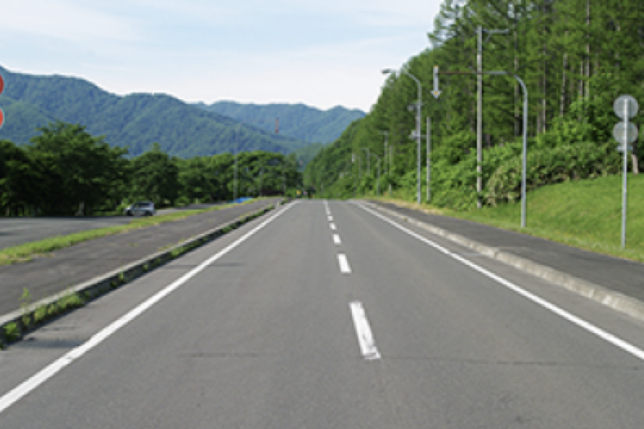
#> input picture data/task_line_detection/images/test_image.png, 644 x 429 px
$ python line_detect_by_PHT.py ../images/test_image.png
#> lines starting #> are read from the running program, lines starting #| are printed output that depends on the picture; after the words box and inside, x2 and y2 are one past the last pixel; in counts of white or black regions, pixels touching at a corner belong together
import numpy as np
import cv2, os, sys

argv = sys.argv
argc = len(argv)

print('%s detects line in the image by PHT' % argv[0])
print('[usage] python %s <image>' % argv[0])

if argc < 2:
    quit()

# 画像読み込み → グレースケール化
img = cv2.imread(argv[1])
#> img is the input picture: shape (429, 644, 3); mean B, G, R 124.3, 135.5, 126.5
gray = cv2.cvtColor(img, cv2.COLOR_BGR2GRAY)
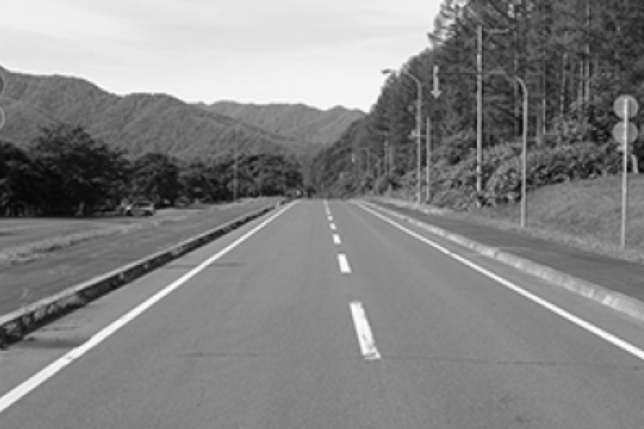
#> gray: shape (429, 644); min 6, max 255, mean 131.5

# エッジ検出
edges = cv2.Canny(gray, 50, 150, apertureSize=3)
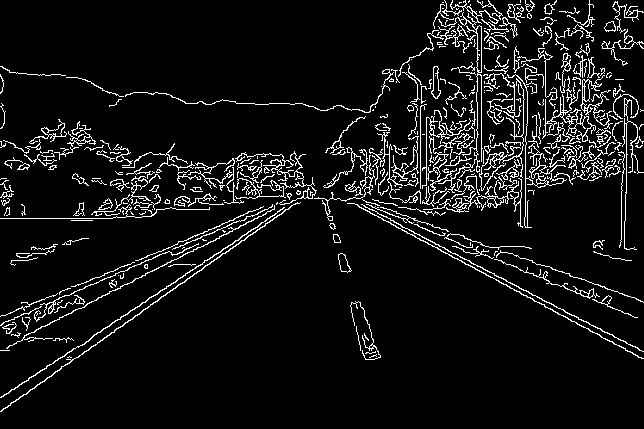
#> edges: shape (429, 644); 7.4% white in thin lines or dots

# 確率的ハフ変換（PHT）による直線検出
# パラメータ: (画像, 距離解像度, 角度解像度, 閾値, 最小線長, 最大線隙間)
lines = cv2.HoughLinesP(edges, rho=1, theta=np.pi/180, threshold=100, minLineLength=100, maxLineGap=10)
#> lines = 51 rows, first 6: [24, 336, 285, 203], [3, 408, 314, 190], [58, 298, 274, 206], [352, 203, 599, 334], [44, 369, 283, 208], [53, 296, 262, 207]

# 検出した直線を元の画像に描画
if lines is not None:
    for line in lines:
        x1, y1, x2, y2 = line[0]
        # 赤色（BGR: 0, 0, 255）で線を描画
        cv2.line(img, (x1, y1), (x2, y2), (0, 0, 255), 1, cv2.LINE_AA)
#> this loop made 51 passes
#> (x1, y1, x2, y2) on passes 1 to 12: (24, 336, 285, 203), (3, 408, 314, 190), (58, 298, 274, 206), (352, 203, 599, 334), (44, 369, 283, 208), (53, 296, 262, 207), (91, 337, 223, 248), (367, 204, 635, 317), (350, 198, 581, 320), (73, 215, 210, 196), (23, 337, 314, 189), (500, 152, 632, 152)
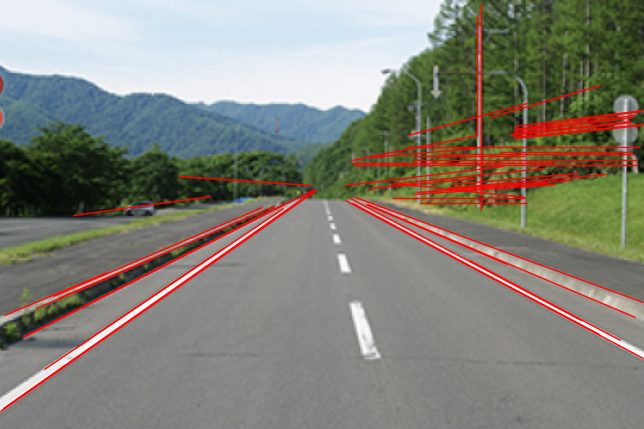
#> img: shape (429, 644, 3); 7.58% of pixels changed, all inside (x1, y1, x2, y2) = (0, 4, 644, 413)

cv2.imshow('PHT', img)

print('Hit s-key to save result image')
print('Hit any other key to quit')
key = cv2.waitKey(0)
#> (key Esc is pressed here)

if key == ord('s') or key == ord('S'):
    cv2.imwrite('result_PHT.png', img)

cv2.destroyAllWindows()
